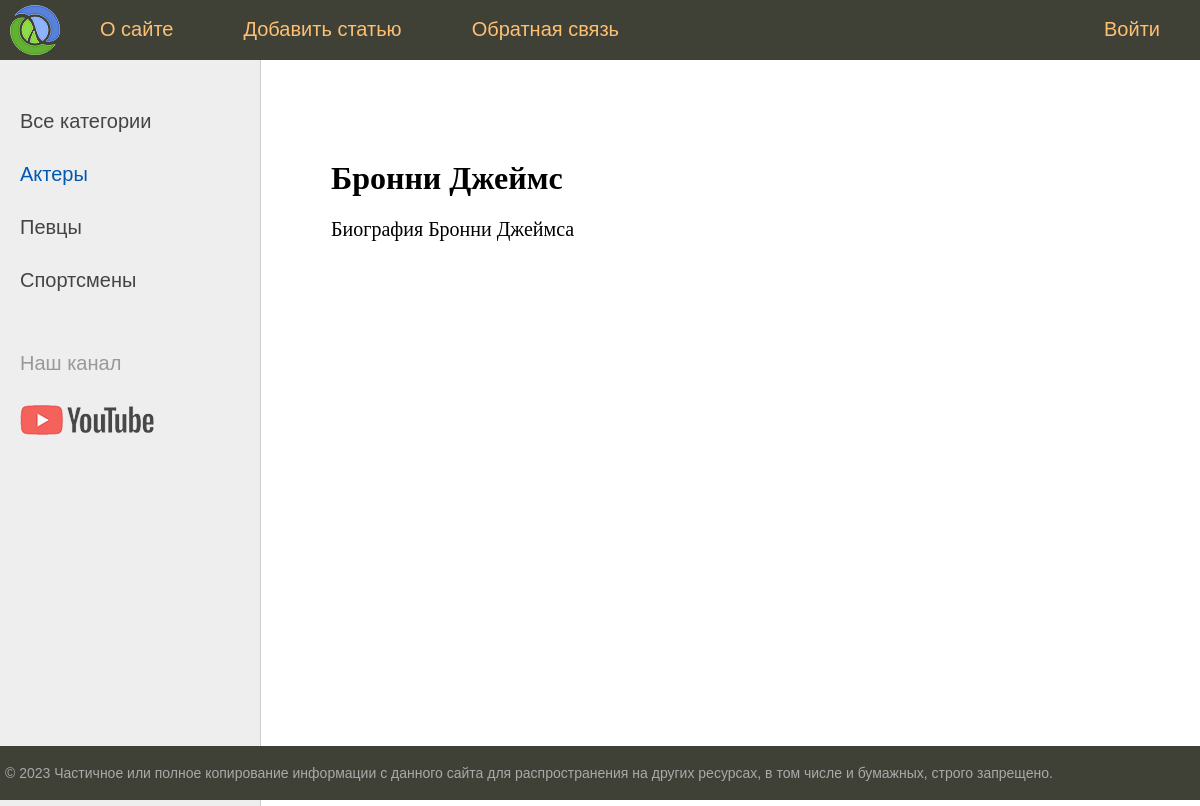
Screenshot of /post/slug2/ with the database file from the repository.
### men/models.py (models this page shows, shortened)
class Category(models.Model):
    name = models.CharField(max_length = 100, db_index=True)
    slug = models.SlugField(max_length = 255, unique = True, db_index=True)
    def get_absolute_url(self):
        return reverse('category', kwargs={'cat_slug': self.slug})

class Men(models.Model):
    class Status(models.IntegerChoices):
        DRAFT = 0, 'Черновик'
        PUBLISHED = 1, 'Опубликована'
    title = models.CharField(max_length = 255)
    slug = models.SlugField(max_length = 255, unique = True, db_index=True)
    content = models.TextField(blank=True)
    time_created =models.DateTimeField(auto_now_add=True)
    time_updated = models.DateTimeField(auto_now=True)
    is_published = models.BooleanField(choices=Status.choices, default=Status.DRAFT)
    cat = models.ForeignKey('Category', on_delete=models.PROTECT, related_name='posts')
    tags = models.ManyToManyField('TagPost', blank=True, related_name='men')
    wife = models.OneToOneField('Wife', on_delete=models.SET_NULL, null=True, blank=True, related_name='men')
    objects = models.Manager()
    published = PublishedManager()
    class Meta:
        ordering = ['-time_created']
        indexes = [
            models.Index(fields=['-time_created']),
        ]

### men/views.py (the view)
# urls.py: path('post/<slug:post_slug>/', views.show_post, name='post'),
def show_post(request, post_slug):
    post = get_object_or_404(Men, slug=post_slug)
    data = {
        'title': post.title,
        'menu': menu,
        'post': post,
        'cat_selected': 1,
    }
    return render(request, 'men/post.html', data)

### men/templatetags/men_tags.py (called while the page is built)
@register.inclusion_tag('men/list_categories.html')
def show_categories(cat_selected = 0):
    cats =  Category.objects.all()
    return {'cats': cats, 'cat_selected': cat_selected}

### men/templates/men/post.html (shortened to what this page needs)
{% extends 'base.html' %}
{% block content %}
<h1>{{ post.title }}</h1>
{{ post.content|linebreaks }}
{% endblock %}

### men/templates/men/list_categories.html
{% for cat in cats %}
    {% if cat.id == cat_selected %}
        <li class="selected">{{ cat.name }}</li>
    {% else %}
        <li><a href="{{ cat.get_absolute_url }}">{{ cat.name }}</a></li>
    {% endif %}
{% endfor  %}

### rows the page displays
Category: name "Актеры"
Category: name "Певцы"
Category: name "Спортсмены"
Men: title "Бронни Джеймс", content "Биография Бронни Джеймса"

### other values shown
{{ m.title }} "О сайте" "Добавить статью" "Обратная связь" "Войти"
